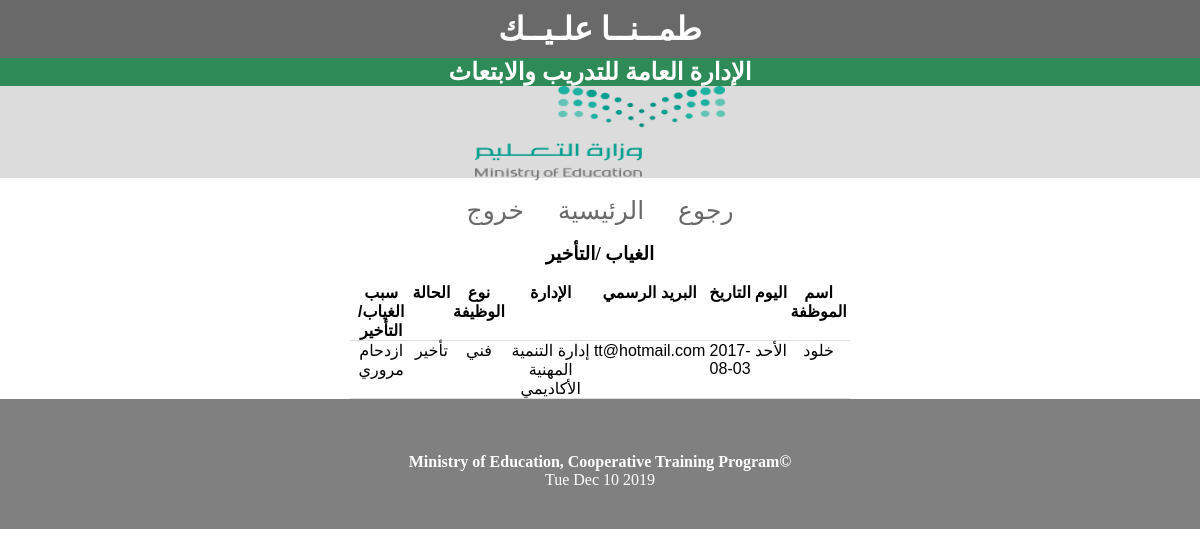
The page /tabletellus.php (signed in) on the database its author committed.
### tables this page shows
CREATE TABLE IF NOT EXISTS `tellus` (
`ID` int(10) NOT NULL AUTO_INCREMENT,
 `attend_day` varchar(10) NOT NULL,
 `attend_date` date NOT NULL,
  `Emp_name` varchar(50) NOT NULL,
  `Email` varchar(50) NOT NULL,
 `dep_name` varchar(50) NOT NULL,
 `emp_type` varchar(10) NOT NULL,
  `attend_type` varchar(10) NOT NULL,
  `attend_why` text NOT NULL,
  PRIMARY KEY (`ID`)
);

### tabletellus.php (the view, shortened to what this page needs)
<?php
if(!isset($_SESSION["sess_user"])){
	header("location:tellus.php");
} else {
?>
<!DOCTYPE html>
<html dir="rtl">
<head> <title>بيانات الموظفين</title>
<?php
require_once("header.php");
?>
<?php
 $selectSQL = 'SELECT * FROM `tellus`';
  if( !( $selectRes = mysql_query( $selectSQL ) ) ){
    echo 'Retrieval of data from Database Failed - #'.mysql_errno().': '.mysql_error();
  }else{
?>
<br>
 <ul id="menu">
<li><a href="tellus.php">رجوع</a></li>
<li><a href="index.php">الرئيسية</a></li>
<li><a href="OutTellus.php">خروج</a></li> </ul><br>
		<h3> الغياب /التأخير</h3>
<br>
<center>
<table >
 <tr>
    <th>اسم الموظفة</th>
    <th>اليوم</th>
    <th>التاريخ</th>
    <th>البريد الرسمي</th>
    <th>الإدارة</th>
	 <th>نوع الوظيفة</th>
    <th>الحالة</th>
    <th>سبب الغياب/التأخير</th>  </tr>
<tbody>
   <?php
      if( mysql_num_rows( $selectRes )==0 ){
        echo '<tr><td colspan="4">No Rows Returned</td></tr>';
      }else{
        while( $row = mysql_fetch_assoc( $selectRes ) ){
          echo "<tr><td>{$row['Emp_name']}</td><td>{$row['attend_day']}</td><td>{$row['attend_date']}</td>
		  <td>{$row['Email']}</td><td>{$row['dep_name']}</td><td>{$row['emp_type']}</td>
		  <td>{$row['attend_type']}</td><td>{$row['attend_why']}</td></tr>\n";
        }
      }
    ?>
</table>
</center>
<?php
  }
?>
		<?php
require_once("footer.php");
?>
<?php
}
?>

### styleTellus.css (style rules this page uses)
html, body, div, span, applet, object, iframe, h1, h2, h3, h4, h5, h6, p, blockquote, pre, a, abbr, acronym, address, big, cite, code, del, dfn, em, img, ins, kbd, q, s, samp, small, strike, strong, sub, sup, tt, var, b, u, i, center, dl, dt, dd, ol, ul, li, fieldset, form, label, legend, table, caption, tbody, tfoot, thead, tr, th, td, article, aside, canvas, details, embed, figure, figcaption, footer, header, hgroup, menu, nav, output, ruby, section, summary, time, mark, audio, video { margin: 0; padding: 0; border: 0; vertical-align: baseline; }
body { text-align: center; }
li { display:inline }
ul { overflow:hidden }
#menu a { color: #696969; padding: 10px; margin: 5px; text-align:center; font-size:25px; font-family:microsoft himalaya; text-decoration:none; }
th,td { border-bottom: 1px solid #ddd; }
table { height:30px; width:500px; }

### tabletellus.php (style rules this page uses)
table { font-family: arial, sans-serif; border-collapse: collapse; width: 100%; }
td, th { border: 1px solid black; text-align: center; padding: 8px; }

### rows shown on the page
tellus: Emp_name "خلود", attend_day "الأحد", attend_date "2017-08-03", Email "tt@hotmail.com", dep_name "إدارة التنمية المهنية الأكاديمي", emp_type "فني", attend_type "تأخير", attend_why "ازدحام مروري"
